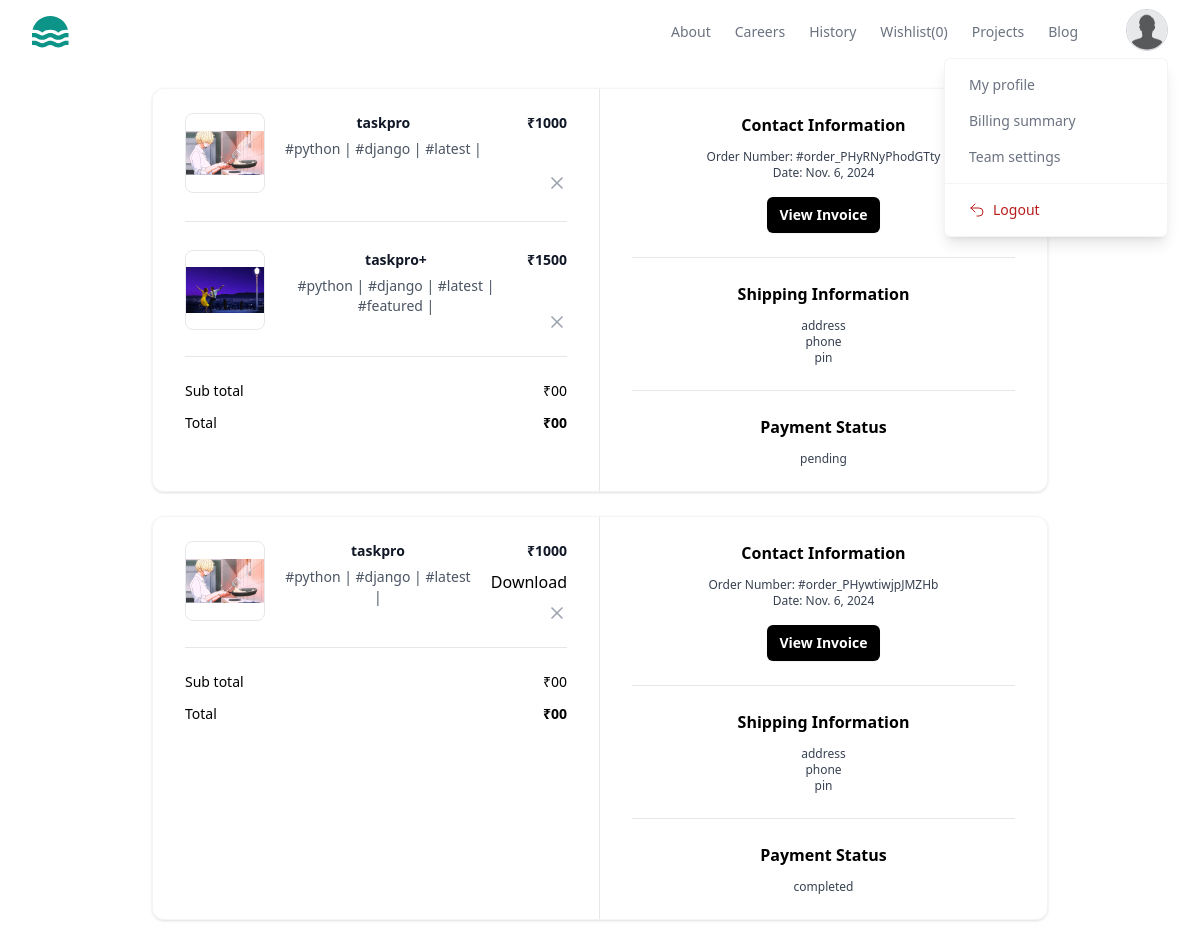
Screenshot of /orders/all/ (signed in) with the database file from the repository.
### store/models.py (models this page shows, shortened)
class BaseModel(models.Model):
    created_date=models.DateTimeField(auto_now_add=True)
    updated_date=models.DateTimeField(auto_now=True)
    is_active=models.BooleanField(default=True)

class UserProfile(BaseModel):
    bio=models.CharField(max_length=200,null=True)
    profile_picture=models.ImageField(upload_to="profilepictures",null=True,blank=True,default="profilepictures/default.png")
    phone=models.CharField(max_length=200,null=True)
    owner=models.OneToOneField(User,on_delete=models.CASCADE,related_name="profile")

class WishListItem(BaseModel):
    wishlist_object=models.ForeignKey(WishList,on_delete=models.CASCADE,related_name="basket_item")
    project_object=models.ForeignKey(Project,on_delete=models.CASCADE)
    is_order_placed=models.BooleanField(default=False)

class Project(BaseModel):
    title=models.CharField(max_length=200)
    description=models.TextField()
    preview_image=models.ImageField(upload_to="previewimages",null=True,blank=True)
    price=models.PositiveIntegerField()
    developer=models.ForeignKey(User,on_delete=models.CASCADE)
    files=models.FileField(upload_to="projects",null=True,blank=True)
    tag_objects=models.ManyToManyField(Tag,null=True)
    thumbnail=EmbedVideoField()

class Tag(BaseModel):
    title=models.CharField(max_length=200)

class Order(BaseModel):
    wishlist_item_objects=models.ManyToManyField(WishListItem)
    is_paid=models.BooleanField(default=False)
    order_id=models.CharField(max_length=200,null=True)
    customer = models.ForeignKey(User,on_delete=models.CASCADE,null=True)

class BaseModel(models.Model):
    created_date=models.DateTimeField(auto_now_add=True)
    updated_date=models.DateTimeField(auto_now=True)
    is_active=models.BooleanField(default=True)

### store/views.py (the view)
# urls.py: path("orders/all/",views.MyOrdersView.as_view(),name="orders"),
class MyOrdersView(View):
    template_name = "myorders.html"
    def get(self,request,*args,**kwargs):
        qs = Order.objects.filter(customer = request.user)
        return render(request,self.template_name,{"data":qs})

### store/context_processors.py (called while the page is built)
def wishlist_item_count(request):
    count = 0
    if request.user.is_authenticated:
        count = request.user.basket.basket_item.filter(is_order_placed=False).count()
    return {"count":count}

### store/templates/myorders.html (shortened to what this page needs)
{%extends 'base.html'%}
{%block main_block%}
{%for o in data%}
<div class="mx-auto my-4 max-w-4xl md:my-6">
    <div class="overflow-hidden rounded-xl border border-gray-100 shadow">
      <div class="grid grid-cols-1 md:grid-cols-2">
        <div class="px-5 py-6 md:border-r md:border-r-gray-200 md:px-8">
          <div class="flow-root">
            <ul class="-my-7 divide-y divide-gray-200">
              {%for wi in o.wishlist_item_objects.all%}
              <li class="flex items-stretch justify-between space-x-5 py-7">
                <div class="flex flex-1 items-stretch">
                  <div class="flex-shrink-0">
                    <img
                      class="h-20 w-20 rounded-lg border border-gray-200 object-contain"
                      src="{{wi.project_object.preview_image.url}}"
                      alt="https://static.nike.com/a/images/c_limit,w_592,f_auto/t_product_v1/54a510de-a406-41b2-8d62-7f8c587c9a7e/air-force-1-07-lv8-shoes-9KwrSk.png"
                    />
                  </div>
                  <div class="ml-5 flex flex-col justify-between">
                    <div class="flex-1">
                      <p class="text-sm font-bold text-gray-900">
                       {{wi.project_object.title}}
                      </p>
                      <p class="mt-1.5 text-sm font-medium text-gray-600">
                       {%for t in wi.project_object.tag_objects.all%}
                       #{{t.title}} |
                       {%endfor%}
                      </p>
                    </div>
                  </div>
                </div>
                <div class="ml-auto flex flex-col items-end justify-between">
                  <p class="text-right text-sm font-bold text-gray-900">
                    ₹{{wi.project_object.price}}
                  </p>
                  {%if o.is_paid%}
                  {%if wi.project_object.files%}
                  <a href="{{wi.project_object.files.url}}" download>Download</a>
                  {%endif%}
                  {%endif%}
                  <button
                    type="button"
                    class="-m-2 inline-flex rounded p-2 text-gray-400 transition-all duration-200 hover:text-gray-900 focus:outline-none focus:ring-2 focus:ring-gray-900 focus:ring-offset-2"
                  >
                    <svg
                      xmlns="http://www.w3.org/2000/svg"
                      width="24"
                      height="24"
                      viewBox="0 0 24 24"
                      fill="none"
                      stroke="currentColor"
                      stroke-width="2"
                      stroke-linecap="round"
                      stroke-linejoin="round"
                      class="h-5 w-5"
                    >
                      <line x1="18" y1="6" x2="6" y2="18"></line>
                      <line x1="6" y1="6" x2="18" y2="18"></line>
                    </svg>
                  </button>
                </div>
              </li>
              {%endfor%}
            </ul>
            <hr class="mt-6 border-gray-200" />
            <ul class="mt-6 space-y-3">
              <li class="flex items-center justify-between">
                <p class="text-sm font-medium">Sub total</p>
                <p class="text-sm font-medium">₹00</p>
              </li>
              <li class="flex items-center justify-between">
                <p class="text-sm font-medium ">Total</p>
                <p class="text-sm font-bold ">₹00</p>
              </li>
            </ul>
          </div>
        </div>
        <div class="px-5 py-6 md:px-8">
          <div class="flow-root">
            <div class="-my-6 divide-y divide-gray-200">
              <div class="py-6">
                <h2 class="text-base font-bold text-black">
                  Contact Information
                </h2>
                <p class="fontmedium mt-3 text-xs text-gray-700">
                  Order Number: #{{o.order_id}}
                </p>
                <p class="text-xs font-medium text-gray-700">
                  Date: {{o.created_date|date}}
                </p>
                <button
                  type="button"
                  class="mt-4 rounded-md bg-black px-3 py-2 text-sm font-semibold text-white shadow-sm hover:bg-black/80 focus-visible:outline focus-visible:outline-2 focus-visible:outline-offset-2 focus-visible:outline-black"
                >
                  View Invoice
                </button>
              </div>
              <div class="py-6">
                <h2 class="mb-2 text-base font-bold text-black">
                  Shipping Information
                </h2>
                <p class="mt-3 text-xs font-medium text-gray-700">address</p>
                <p class="text-xs font-medium text-gray-700">
               phone
                </p>
                <p class="text-xs font-medium text-gray-700">pin</p>
              </div>
              <div class="py-6">
                <h2 class="text-base font-bold text-black">
                  Payment Status
                </h2>
                <p class="mt-3 text-xs font-medium text-gray-700">
                  {%if o.is_paid%}
                        completed
                  {%else%}
                    pending
                  {%endif%}
                </p>
              </div>
            </div>
          </div>
        </div>
      </div>
    </div>
  </div>
{%endfor%}
{%endblock%}

### store/templates/base.html (shortened to what this page needs)
<!DOCTYPE html>
<html lang="en">
<head>
    <script src="https://cdn.tailwindcss.com"></script>
</head>
<body>
    <header class="bg-white">
        <div class="mx-auto max-w-screen-xxl px-4 sm:px-6 lg:px-8">
          <div class="flex h-16 items-center justify-between">
            <div class="flex-1 md:flex md:items-center md:gap-12">
              <a class="block text-teal-600" href="{%url 'index'%}">
              </a>
            </div>
            <div class="md:flex md:items-center md:gap-12">
              <nav aria-label="Global" class="hidden md:block">
                <ul class="flex items-center gap-6 text-sm">
                  <li>
                    <a class="text-gray-500 transition hover:text-gray-500/75" href="#"> About </a>
                  </li>
                  <li>
                    <a class="text-gray-500 transition hover:text-gray-500/75" href="#"> Careers </a>
                  </li>
                  <li>
                    <a class="text-gray-500 transition hover:text-gray-500/75" href="#"> History </a>
                  </li>
                  <li>
                    <a class="text-gray-500 transition hover:text-gray-500/75" href="{%url 'my-wishlist'%}"> Wishlist({{count}}) </a>
                  </li>
                  <li>
                    <a class="text-gray-500 transition hover:text-gray-500/75" href="{%url 'my-works'%}"> Projects </a>
                  </li>
                  <li>
                    <a class="text-gray-500 transition hover:text-gray-500/75" href="#"> Blog </a>
                  </li>
                </ul>
              </nav>
              <div class="hidden md:relative md:block">
                <button
                  type="button"
                  class="overflow-hidden rounded-full border border-gray-300 shadow-inner"
                >
                  <img
                    src="{{request.user.profile.profile_picture.url}}"
                    alt=""
                    class="size-10 object-cover"
                  />
                </button>
                <div
                  class="absolute end-0 z-10 mt-0.5 w-56 divide-y divide-gray-100 rounded-md border border-gray-100 bg-white shadow-lg"
                  role="menu"
                >
                  <div class="p-2">
                    <a
                      href="{%url 'profile-edit'%}"
                      class="block rounded-lg px-4 py-2 text-sm text-gray-500 hover:bg-gray-50 hover:text-gray-700"
                      role="menuitem"
                    >
                      My profile
                    </a>
                    <a
                      href="#"
                      class="block rounded-lg px-4 py-2 text-sm text-gray-500 hover:bg-gray-50 hover:text-gray-700"
                      role="menuitem"
                    >
                      Billing summary
                    </a>
                    <a
                      href="#"
                      class="block rounded-lg px-4 py-2 text-sm text-gray-500 hover:bg-gray-50 hover:text-gray-700"
                      role="menuitem"
                    >
                      Team settings
                    </a>
                  </div>
                  <div class="p-2">
                    <form method="POST" action="#">
                      <a
                        href = "{%url 'signout'%}"
                        type="submit"
                        class="flex w-full items-center gap-2 rounded-lg px-4 py-2 text-sm text-red-700 hover:bg-red-50"
                        role="menuitem"
                      >
                        <svg
                          xmlns="http://www.w3.org/2000/svg"
                          fill="none"
                          viewBox="0 0 24 24"
                          stroke-width="1.5"
                          stroke="currentColor"
                          class="size-4"
                        >
                          <path
                            stroke-linecap="round"
                            stroke-linejoin="round"
                            d="M9 15 3 9m0 0 6-6M3 9h12a6 6 0 0 1 0 12h-3"
                          />
                        </svg>
                        Logout
                      </a>
                    </form>
                  </div>
                </div>
              </div>
            </div>
          </div>
        </div>
      </header>
<center>
      {%block main_block%}
      {%endblock%}</center>
</body>
</html>

### rows the page displays
Order: order_id "order_PHyRNyPhodGTty", created_date "Nov. 6, 2024", is_paid "pending"
WishListItem: project_object.preview_image (picture), project_object "taskpro", project_object.price "1000"
Tag: title "python"
Tag: title "django"
Tag: title "latest"
WishListItem: project_object.preview_image (picture), project_object "taskpro+", project_object.price "1500"
Tag: title "featured"
Order: order_id "order_PHywtiwjpJMZHb", created_date "Nov. 6, 2024", is_paid "completed"
WishListItem: project_object.preview_image (picture), project_object "taskpro", project_object.price "1000"

### other values shown
{{ count }} "0"
